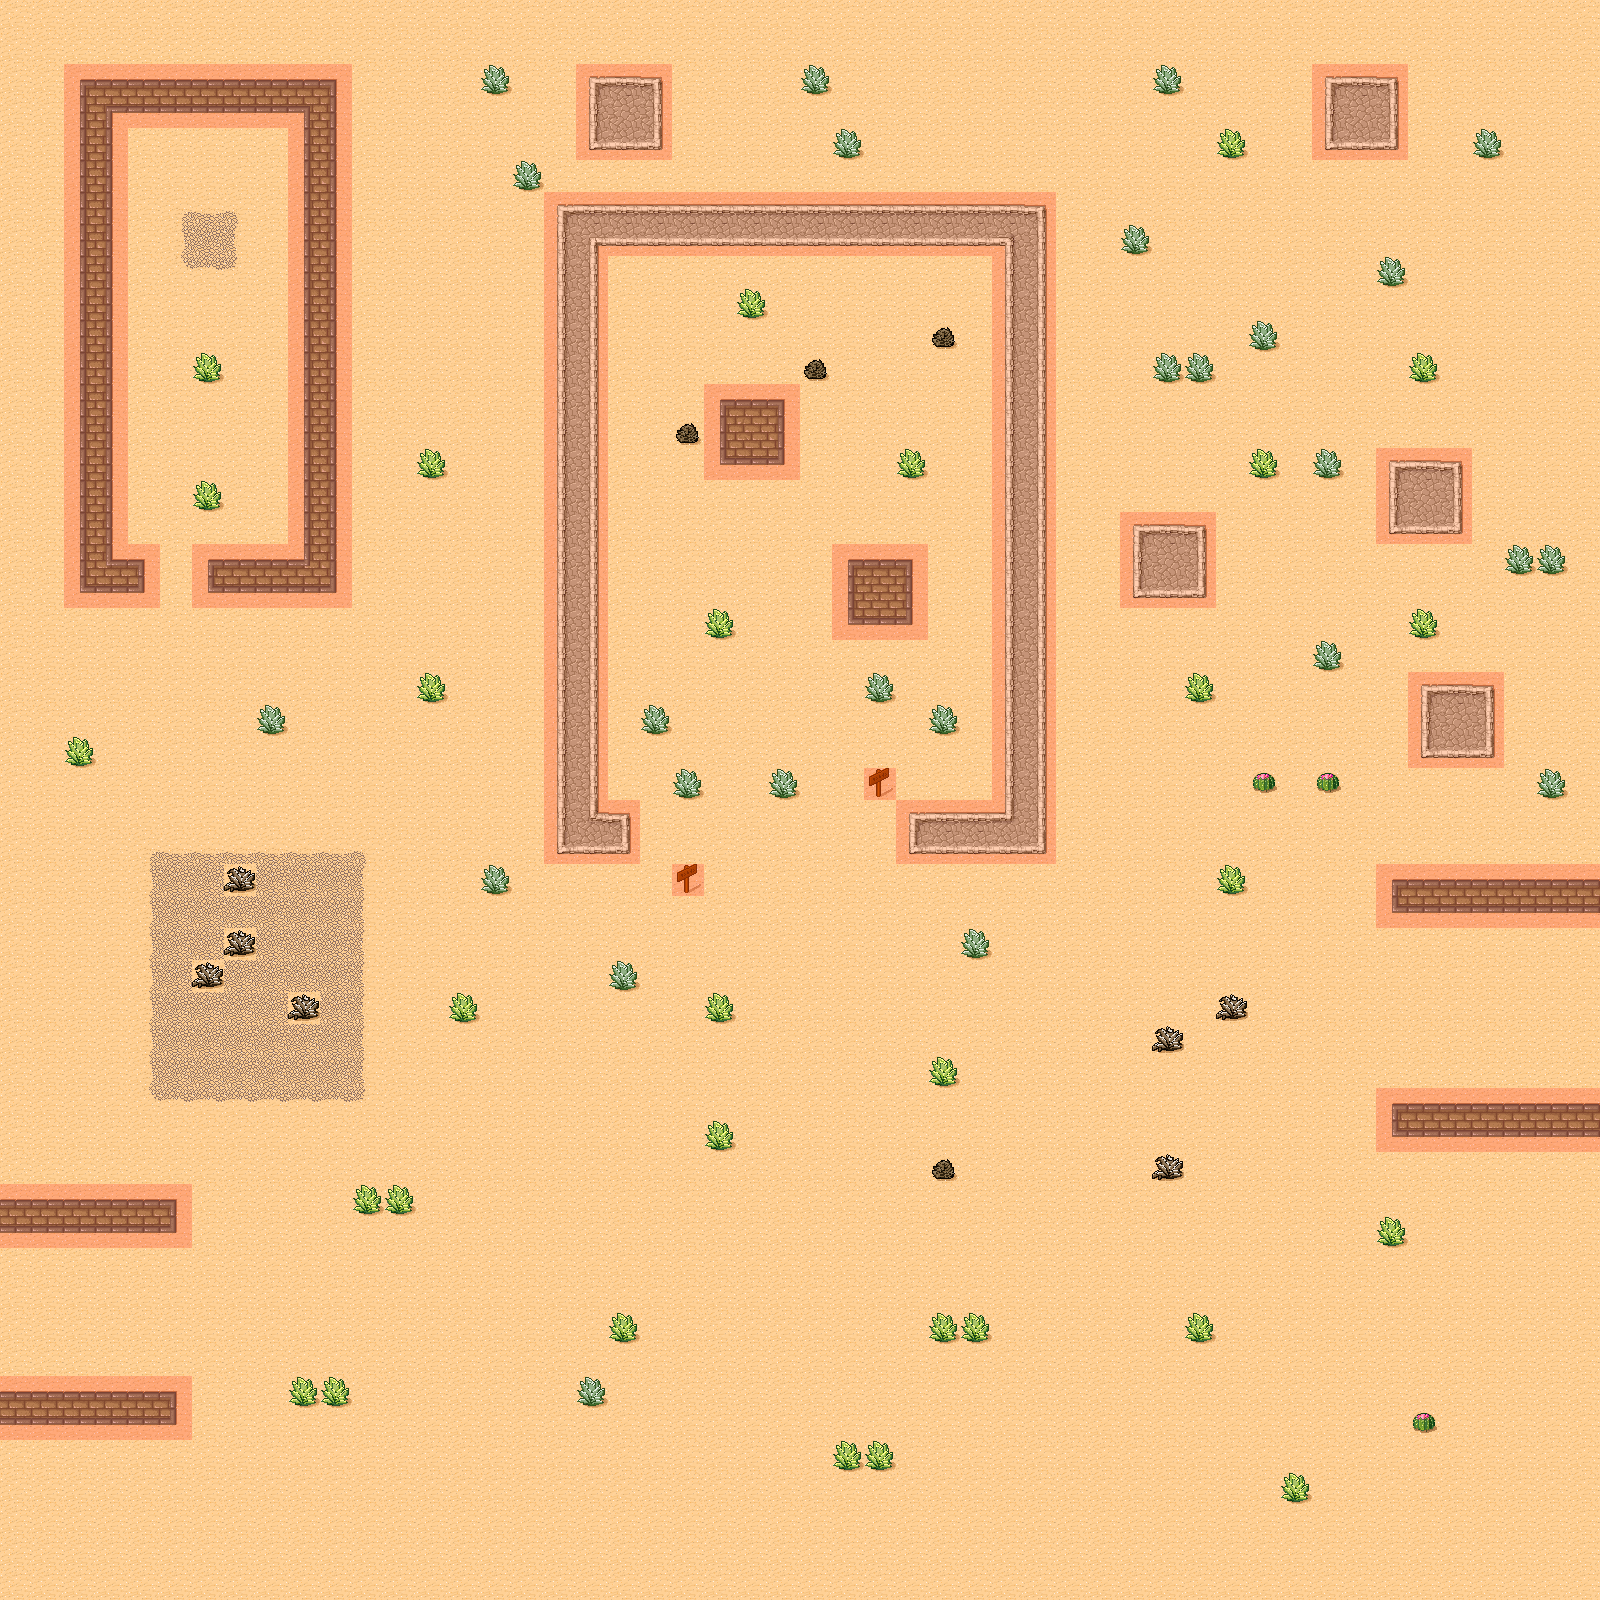

This is a level from a 2D game, rendered from its Tiled map with the project's own tilesets. A one-line summary and the map file follow, with tile-layer data summarised:
An orthogonal 50x50 tile map with 32x32 px tiles, 2 tile layers (BackGround, Blockage), 2 tilesets and 4 objects (Player1ShowUpPoint, Player2ShowUpPoint, MonsterShowUpPosition1, MonsterShowUpPosition2).

<map version="1.0" tiledversion="2018.05.24" orientation="orthogonal" renderorder="right-down" width="50" height="50" tilewidth="32" tileheight="32" infinite="0" nextlayerid="4" nextobjectid="7">
 <tileset firstgid="1" name="tmw_desert_spacing" tilewidth="32" tileheight="32" spacing="1" margin="1" tilecount="48" columns="8">
  <image source="tmw_desert_spacing.png" width="265" height="199" />
 </tileset>
 <tileset firstgid="49" name="meta_tiles" tilewidth="32" tileheight="32" spacing="1" margin="1" tilecount="2" columns="2">
  <image source="meta_tiles.png" width="67" height="34" />
  <tile id="0">
   <properties>
    <property name="Block" value="true" />
   </properties>
  </tile>
  <tile id="1">
   <properties>
    <property name="Eat" value="true" />
   </properties>
  </tile>
 </tileset>
 <layer id="1" name="BackGround" width="50" height="50" locked="1">
  <data>[2500 cells, 2500 non-empty, 42 distinct tile ids]</data>
 </layer>
 <objectgroup id="2" name="Object">
  <object id="1" name="Player1ShowUpPoint" x="714" y="842" />
  <object id="2" name="Player2ShowUpPoint" x="846" y="854" />
  <object id="3" name="MonsterShowUpPosition1" x="4" y="1256" width="184" height="110">
   <properties>
    <property name="Enemy" type="int" value="1" />
   </properties>
  </object>
  <object id="4" name="MonsterShowUpPosition2" x="1384" y="936" width="214" height="142">
   <properties>
    <property name="Enemy" type="int" value="1" />
   </properties>
  </object>
 </objectgroup>
 <layer id="3" name="Blockage" width="50" height="50">
  <data>[2500 cells, 319 non-empty, 1 distinct tile ids]</data>
 </layer>
</map>
